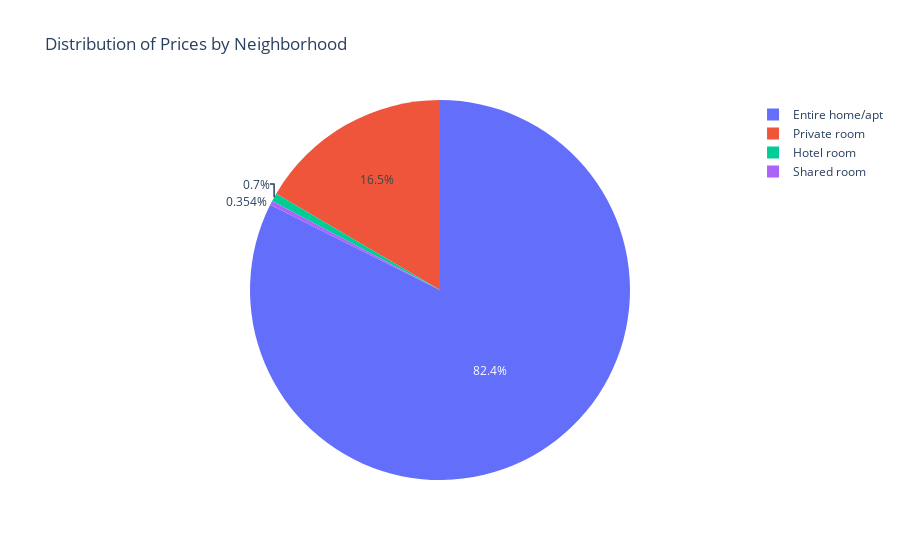

Source (notebook cell):
### Code cell
fig = px.pie(df, values='price', names='room_type', title="Distribution of Prices by Neighborhood")
fig.show()

### Figure 1 — Plotly figure (JSON) as saved in the notebook; plotly's stock layout.template omitted (floating-point values rounded to 4 significant figures; data arrays with more than 128 entries replaced by an {"elided": "..."} marker saying what was removed)
{"data": [{"domain": {"x": [0, 1], "y": [0, 1]}, "hovertemplate": "room_type=%{label}<br>price=%{value}<extra></extra>", "labels": {"elided": "7608 str values"}, "legendgroup": "", "name": "", "showlegend": true, "type": "pie", "values": {"elided": "7608 int values"}}], "layout": {"legend": {"tracegroupgap": 0}, "title": {"text": "Distribution of Prices by Neighborhood"}}}
